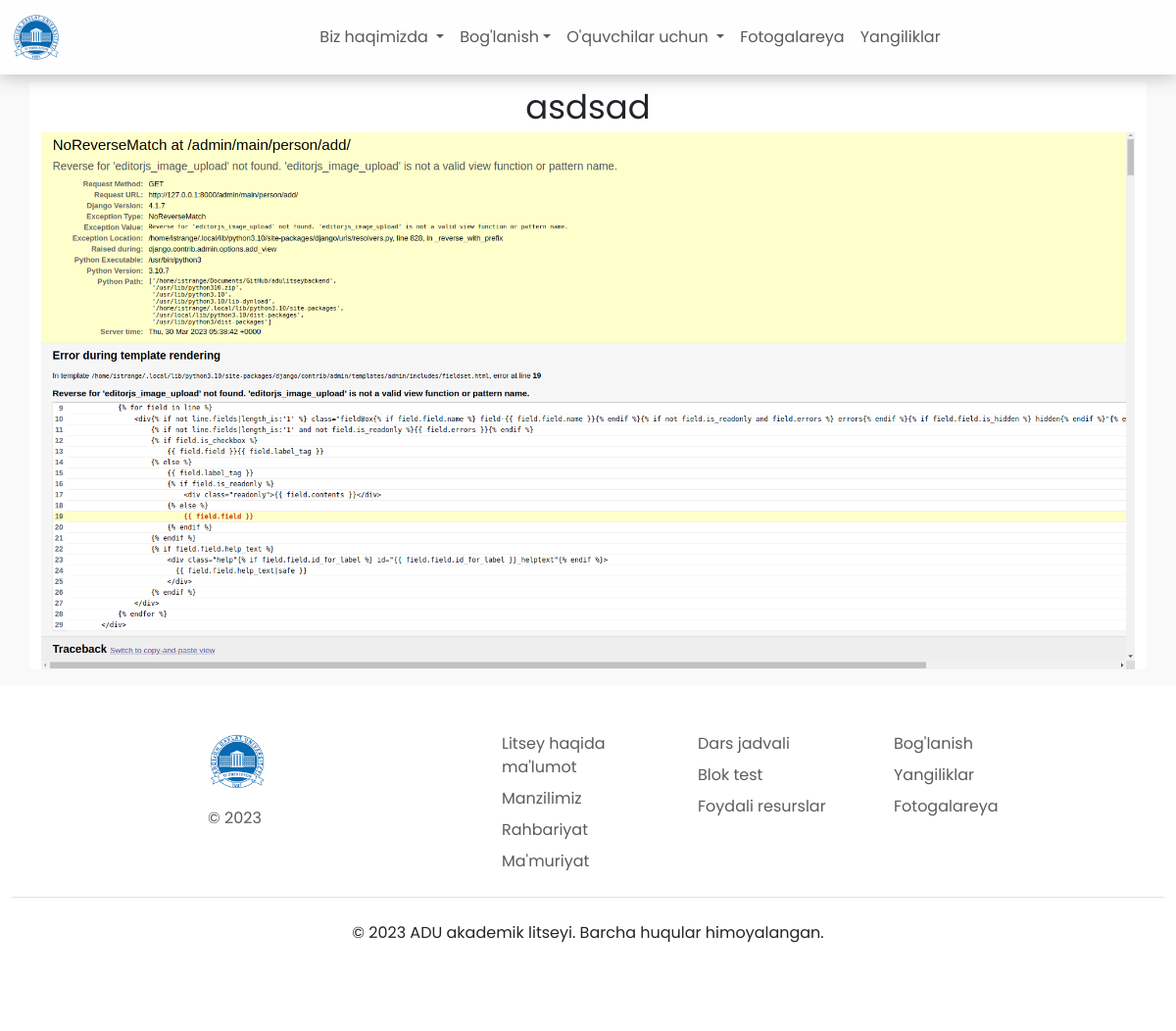
The page /news/2 on the database its author committed.
### main/models.py (models this page shows, shortened)
class NewsPost(models.Model):
    NEWS_TYPE_CHOICES = (
        ('primary', 'Video'),
        ('secondary', 'Foto'),
        ('triary', 'Qonunchilik'),
    )
    title = models.CharField(max_length=255)
    little_image = models.ImageField(upload_to="media/news_post/")
    big_image = models.ImageField(upload_to='media/news_post/')
    video = models.FileField(upload_to='media/news_post/', blank=True, null=True)
    news_type = models.CharField(choices=NEWS_TYPE_CHOICES, max_length=255)
    body = QuillField()

### main/views.py (the view)
# urls.py: path('news/<int:pk>', views.single_news_post,
def single_news_post(request, pk):
    post = models.NewsPost.objects.get(pk=pk)
    print(dir(post))
    return render(request, 'main/news.html', {'post': post})

### templates/main/news.html (shortened to what this page needs)
{% extends 'main/base.html' %}
 {% block content %}
<section class="container bg-body" id="adminstration">
  <div class="title-text text-center mt-2">
    <span>{{ post.title }}</span>
  </div>
  <div class="image">
    <center>
      <img src="{{ post.big_image.url }}" alt="{{post.title}}" style="max-width: 100%" />
    </center>
  </div>
</section>
{% endblock%}

### static/assets/css/style.css (style rules this page uses)
body { background-color: #f9f9f9; }
:is(.container, .container-fluid) .title-text { font-size: 34px; font-weight: 400; text-align: center; }

### static/assets/css/defaults.css (style rules this page uses)
* { box-sizing: border-box; margin: 0; padding: 0; font-family: Poppins !important; }

### static/assets/css/root.css (style rules this page uses)
:root { --color-primary: #5800ff; --color-secondary: #0096ff; --color-tertiary: #00d7ff; --color-quaternary: #72ffff; }

### rows shown on the page
NewsPost: title "asdsad", big_image (picture)
